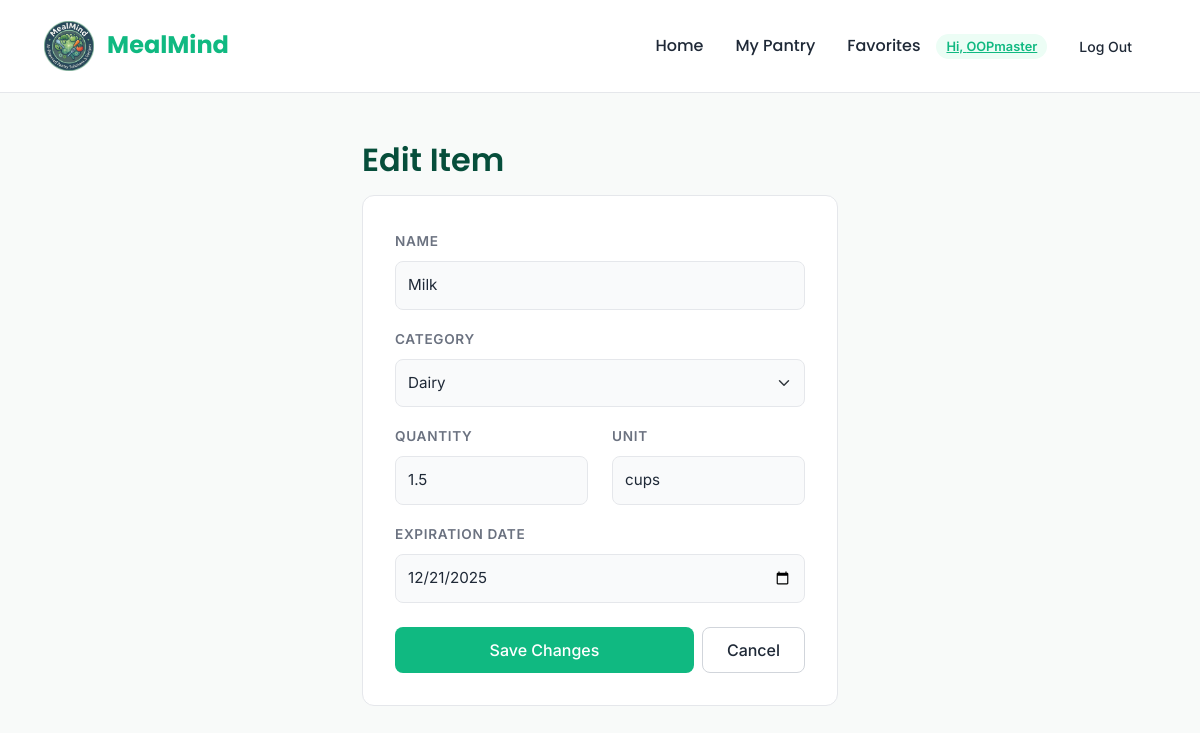
The app's page /pantry/edit/1 (signed in) with its own data.
### app/models.py (models this page shows, shortened)
class User(UserMixin, db.Model):
    __tablename__ = "users"
    id = db.Column(db.Integer, primary_key=True)
    username = db.Column(db.String(150), unique=True, nullable=False)
    email = db.Column(db.String, unique=True, nullable=False)
    password = db.Column(db.String, nullable=False)
    created_on = db.Column(db.DateTime, nullable=False)
    is_admin = db.Column(db.Boolean, nullable=False, default=False)
    is_confirmed = db.Column(db.Boolean, nullable=False, default=False)
    confirmed_on = db.Column(db.DateTime, nullable=True)
    allergies = db.Column(db.JSON, nullable=True)

class PantryItem(db.Model):
    __tablename__ = "pantry_items"
    id = db.Column(db.Integer, primary_key=True)
    name = db.Column(db.String(100), nullable=False)
    category_id = db.Column(db.Integer, db.ForeignKey('categories.id'), nullable=False)
    quantity = db.Column(db.Float, nullable=True)
    unit = db.Column(db.String(50), nullable=True)  # e.g., "lbs", "cups", "pieces"
    expiration_date = db.Column(db.Date, nullable=True)
    category = db.relationship('PantryCategory', backref='items')

class PantryCategory(db.Model):
    __tablename__ = "categories"
    id = db.Column(db.Integer, primary_key=True)
    name = db.Column(db.String(100), nullable=False)
    parent_id = db.Column(db.Integer, db.ForeignKey('categories.id'), nullable=True)
    parent = db.relationship('PantryCategory', remote_side=[id], backref='subcategories')

### app/routes.py (the view, shortened to what this page needs)
@routes_bp.route("/pantry/edit/<int:item_id>", methods=["GET", "POST"])
@login_required
def edit_item(item_id):
    from .models import PantryItem, PantryCategory
    item = PantryItem.query.get_or_404(item_id)
    categories = PantryCategory.query.order_by(PantryCategory.name).all()
    if request.method == 'GET':
        return render_template('pantry/edit_item.html', item=item, categories=categories)

### app/__init__.py (called while the page is built)
def create_app(config_class=DevelopmentConfig):
    app = Flask(__name__, template_folder='templates', static_folder='static')
    CORS(app)
    app.config.from_object(config_class)
    db.init_app(app)
    login_manager = LoginManager()
    login_manager.login_view = 'routes.login'
    login_manager.init_app(app)
    from .models import User
    @login_manager.user_loader
    def load_user(user_id):
        return User.query.get(int(user_id))
    mail = Mail()
    mail.init_app(app)
    import app as _app
    _app.mail = mail
    from .routes import routes_bp
    app.register_blueprint(routes_bp)
    return app

### app/templates/pantry/edit_item.html (shortened to what this page needs)
{% extends "home/base.html" %}
{% block content %}
<div class="row justify-content-center">
  <div class="col-md-6">
    <h2 class="mb-3">Edit Item</h2>
    <div class="card">
      <form method="post" action="{{ url_for('routes.edit_item', item_id=item.id) }}">
        <div class="mb-3">
          <label class="form-label" for="name">Name</label>
          <input id="name" name="name" class="form-control" value="{{ item.name }}" required>
        </div>
        <div class="mb-3">
          <label class="form-label" for="category_id">Category</label>
          <select id="category_id" name="category_id" class="form-select" required>
            {% for cat in categories %}
              <option value="{{ cat.id }}" {% if item.category_id == cat.id %}selected{% endif %}>{{ cat.name }}</option>
            {% endfor %}
          </select>
        </div>
        <div class="row">
            <div class="col-6 mb-3">
                <label class="form-label" for="quantity">Quantity</label>
                <input id="quantity" name="quantity" class="form-control" value="{{ item.quantity if item.quantity is not none else '' }}">
            </div>
            <div class="col-6 mb-3">
                <label class="form-label" for="unit">Unit</label>
                <input id="unit" name="unit" class="form-control" value="{{ item.unit }}">
            </div>
        </div>
        <div class="mb-4">
          <label class="form-label" for="expiration_date">Expiration Date</label>
          <input id="expiration_date" name="expiration_date" type="date" class="form-control" value="{{ item.expiration_date.isoformat() if item.expiration_date }}">
        </div>
        <div class="d-flex gap-2">
          <button class="btn btn-success flex-grow-1" type="submit">Save Changes</button>
          <a href="{{ url_for('routes.pantry') }}" class="btn btn-outline-secondary">Cancel</a>
        </div>
      </form>
    </div>
  </div>
</div>
{% endblock %}

### app/templates/home/base.html (shortened to what this page needs)
<!DOCTYPE html>
<html lang="en">
<head>
    <link href="https://cdn.jsdelivr.net/npm/bootstrap@5.3.2/dist/css/bootstrap.min.css" rel="stylesheet">
    <link rel="stylesheet" href="https://cdnjs.cloudflare.com/ajax/libs/font-awesome/6.4.0/css/all.min.css">
    <link rel="stylesheet" href="{{ url_for('static', filename='style.css') }}">
</head>
<body>
<nav class="navbar navbar-expand-lg sticky-top">
    <div class="container-fluid">
        <a class="navbar-brand" href="{{ url_for('routes.index') }}" style="font-family:'Poppins', sans-serif; color: #10b981; font-weight:700; font-size: 1.5rem;">
            <img src="{{ url_for('static', filename='images/logo.png') }}" class="nav-icon-img" alt="Icon">
            MealMind
        </a>
        <div class="collapse navbar-collapse justify-content-end" id="navbarNav">
            <ul class="navbar-nav align-items-center">
                <li class="nav-item">
                    <a class="nav-link" href="{{ url_for('routes.index') }}">Home</a>
                </li>
                {% if current_user.is_authenticated %}
                    <li class="nav-item">
                        <a class="nav-link" href="{{ url_for('routes.pantry') }}">My Pantry</a>
                    </li>
                    <li class="nav-item">
                        <a class="nav-link" href="{{ url_for('routes.favorites') }}">Favorites</a>
                    </li>
                    <li class="nav-item ms-2">
                        <a class="badge-custom" href="{{ url_for('routes.profile') }}">Hi, {{ current_user.username }}</a>
                    </li>
                    <li class="nav-item ms-2">
                        <a class="btn btn-sm btn-outline-secondary" href="{{ url_for('routes.logout') }}" style="border:none;">Log Out</a>
                    </li>
                {% endif %}
            </ul>
        </div>
    </div>
</nav>
<main class="py-5">
     <div class="container">
    {% block content %}{% endblock %}
    </div>
</main>
</body>
</html>

### app/static/style.css (style rules this page uses)
:root { --primary-green: #10b981; --hover-green: #059669; --bg-color: #f8faf9; --text-main: #1f2937; --text-muted: #6b7280; --card-bg: #ffffff; --border-radius: 12px; }
body { font-family: 'Inter', sans-serif; background-color: var(--bg-color); color: var(--text-main); line-height: 1.6; }
h1, h2, h3, h4, h5 { font-family: 'Poppins', sans-serif; color: #064e3b; font-weight: 600; }
.navbar { background-color: var(--card-bg) !important; border-bottom: 1px solid #e5e7eb; padding: 1rem 2rem; }
.nav-link { font-family: 'Poppins', sans-serif; font-weight: 500; color: var(--text-main) !important; margin-left: 1rem; transition: color 0.2s; }
.nav-icon-img { width: 50px; height: 50px; object-fit: contain; margin-right: 8px; vertical-align: middle; }
.container { max-width: 1000px; margin: 0 auto; }
.card, .control-panel, .recipe-card { background: var(--card-bg); border: 1px solid #e5e7eb; border-radius: var(--border-radius); padding: 2rem; box-shadow: none !important; margin-bottom: 1.5rem; }
.form-label { font-size: 0.85rem; font-weight: 600; text-transform: uppercase; letter-spacing: 0.05em; color: var(--text-muted); }
.form-control, .form-select, .pro-input { background-color: #f9fafb; border: 1px solid #e5e7eb; border-radius: 8px; padding: 12px; font-size: 0.95rem; color: var(--text-main); box-shadow: none !important; }
.btn { display: inline-flex; justify-content: center; align-items: center; text-align: center; border-radius: 8px; padding: 10px 24px; font-weight: 500; border: none; box-shadow: none; transition: background-color 0.2s; }
.btn-primary, .btn-success, .btn-primary-solid { background-color: var(--primary-green); color: white; }
.btn-outline-secondary { border: 1px solid #d1d5db; color: var(--text-main); }
.badge-custom { background-color: #ecfdf5; color: var(--primary-green); padding: 5px 10px; border-radius: 20px; font-size: 0.8rem; font-weight: 600; }

### records on screen
User: username "OOPmaster"
PantryItem: name "Milk", category_id "Dairy", quantity "1.5", unit "cups", expiration_date "12/21/2025"
